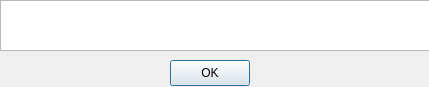
<?xml version="1.0" encoding="UTF-8"?>
<ui version="4.0">
 <class>MsgBox</class>
 <widget class="QDialog" name="Failed">
  <property name="geometry">
   <rect>
    <x>0</x>
    <y>0</y>
    <width>429</width>
    <height>87</height>
   </rect>
  </property>
  <property name="windowTitle">
   <string>Dialog</string>
  </property>
  <widget class="QPushButton" name="okButton">
   <property name="geometry">
    <rect>
     <x>170</x>
     <y>60</y>
     <width>80</width>
     <height>26</height>
    </rect>
   </property>
   <property name="text">
    <string>OK</string>
   </property>
  </widget>
  <widget class="QTextBrowser" name="textBrowser">
   <property name="geometry">
    <rect>
     <x>0</x>
     <y>0</y>
     <width>431</width>
     <height>51</height>
    </rect>
   </property>
   <property name="html">
    <string>&lt;!DOCTYPE HTML PUBLIC &quot;-//W3C//DTD HTML 4.0//EN&quot; &quot;http://www.w3.org/TR/REC-html40/strict.dtd&quot;&gt;
&lt;html&gt;&lt;head&gt;&lt;meta name=&quot;qrichtext&quot; content=&quot;1&quot; /&gt;&lt;style type=&quot;text/css&quot;&gt;
p, li { white-space: pre-wrap; }
&lt;/style&gt;&lt;/head&gt;&lt;body style=&quot; font-family:'Sans'; font-size:9pt; font-weight:400; font-style:normal;&quot;&gt;
&lt;p style=&quot;-qt-paragraph-type:empty; margin-top:0px; margin-bottom:0px; margin-left:0px; margin-right:0px; -qt-block-indent:0; text-indent:0px; font-family:'Sans';&quot;&gt;&lt;br /&gt;&lt;/p&gt;&lt;/body&gt;&lt;/html&gt;</string>
   </property>
  </widget>
 </widget>
 <resources/>
 <connections/>
</ui>
